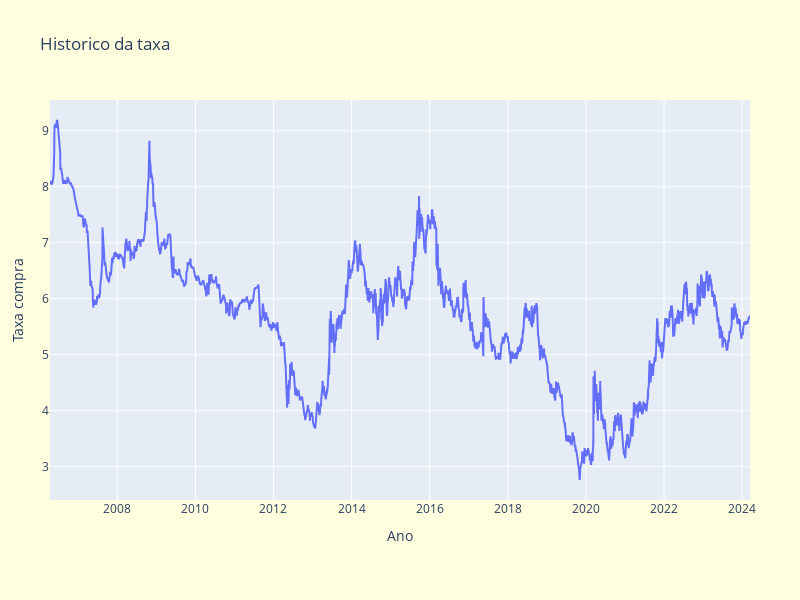

Notebook source saved alongside this figure:
### Code cell
fig = go.Figure()
fig.add_trace(go.Scatter(x=hist.index , y=hist['Taxa Compra Manha']))
fig.update_layout(
    title="Historico da taxa",
    xaxis_title="Ano",
    yaxis_title="Taxa compra",
    height=600,
    width=800,
    margin=dict(l=50, r=50, t=100, b=100),
    paper_bgcolor="LightYellow"
)
fig.show()

### Figure 1 — Plotly figure (JSON) as saved in the notebook; plotly's stock layout.template omitted (floating-point values rounded to 4 significant figures; data arrays with more than 128 entries replaced by an {"elided": "..."} marker saying what was removed)
{"data": [{"type": "scatter", "x": {"elided": "4471 str values"}, "y": {"elided": "4471 float values"}}], "layout": {"height": 600, "margin": {"b": 100, "l": 50, "r": 50, "t": 100}, "paper_bgcolor": "LightYellow", "title": {"text": "Historico da taxa"}, "width": 800, "xaxis": {"title": {"text": "Ano"}}, "yaxis": {"title": {"text": "Taxa compra"}}}}
